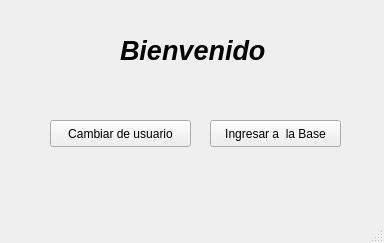
<?xml version="1.0" encoding="UTF-8"?>
<ui version="4.0">
 <class>MainWindow</class>
 <widget class="QMainWindow" name="MainWindow">
  <property name="geometry">
   <rect>
    <x>0</x>
    <y>0</y>
    <width>384</width>
    <height>243</height>
   </rect>
  </property>
  <property name="windowTitle">
   <string>Bienvenido..</string>
  </property>
  <widget class="QWidget" name="centralwidget">
   <widget class="QLabel" name="Titulo">
    <property name="geometry">
     <rect>
      <x>120</x>
      <y>30</y>
      <width>151</width>
      <height>41</height>
     </rect>
    </property>
    <property name="font">
     <font>
      <pointsize>20</pointsize>
      <weight>75</weight>
      <italic>true</italic>
      <bold>true</bold>
     </font>
    </property>
    <property name="text">
     <string>Bienvenido</string>
    </property>
   </widget>
   <widget class="QPushButton" name="BotonBase">
    <property name="geometry">
     <rect>
      <x>210</x>
      <y>120</y>
      <width>131</width>
      <height>27</height>
     </rect>
    </property>
    <property name="text">
     <string>Ingresar a  la Base</string>
    </property>
   </widget>
   <widget class="QPushButton" name="BotonRegresar">
    <property name="geometry">
     <rect>
      <x>50</x>
      <y>120</y>
      <width>141</width>
      <height>27</height>
     </rect>
    </property>
    <property name="text">
     <string>Cambiar de usuario</string>
    </property>
   </widget>
   <widget class="QLabel" name="usuario">
    <property name="geometry">
     <rect>
      <x>160</x>
      <y>80</y>
      <width>66</width>
      <height>17</height>
     </rect>
    </property>
    <property name="text">
     <string/>
    </property>
   </widget>
  </widget>
  <widget class="QMenuBar" name="menubar">
   <property name="geometry">
    <rect>
     <x>0</x>
     <y>0</y>
     <width>384</width>
     <height>25</height>
    </rect>
   </property>
  </widget>
  <widget class="QStatusBar" name="statusbar"/>
 </widget>
 <resources/>
 <connections/>
</ui>
